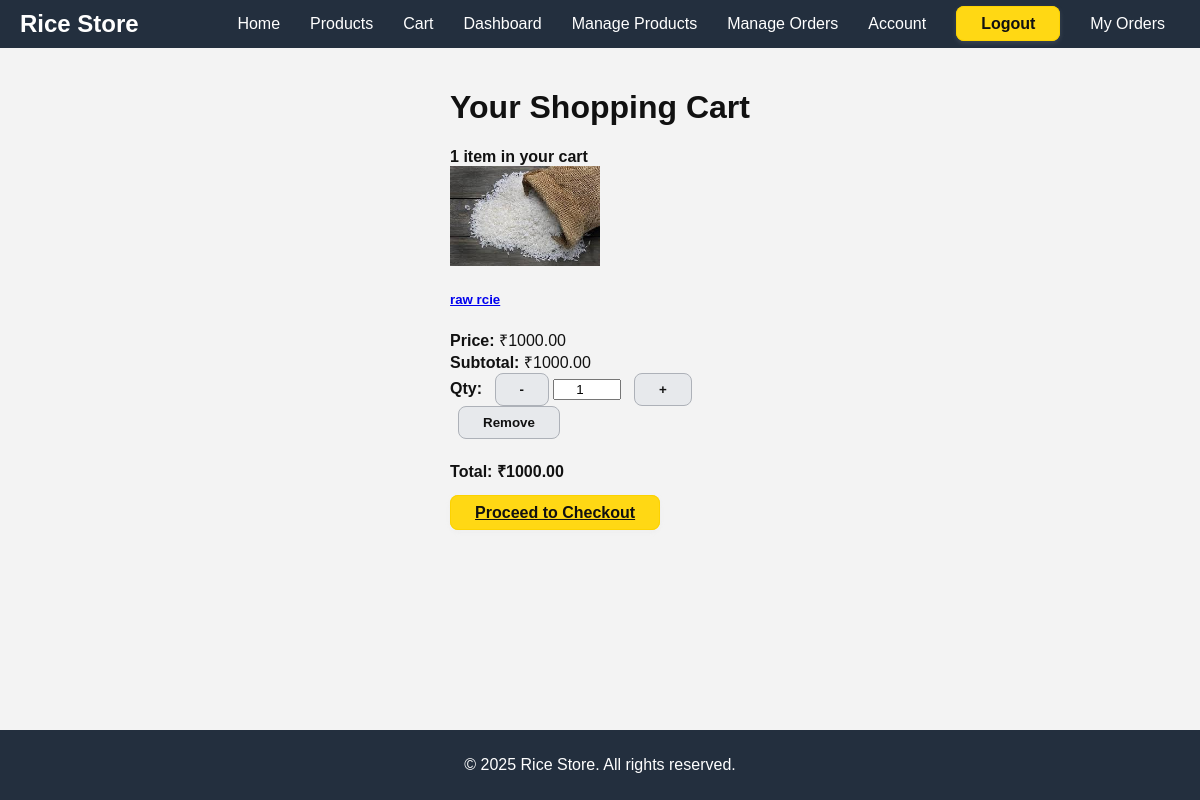
/cart (signed in), run on the app's committed database.
### main.py (models this page shows, shortened)
class CartItem(db.Model):
    id = db.Column(db.Integer, primary_key=True)
    user_id = db.Column(db.Integer, db.ForeignKey('user.id'), nullable=False)
    product_id = db.Column(db.Integer, db.ForeignKey('product.id'), nullable=False)
    quantity = db.Column(db.Integer, nullable=False, default=1)

class Product(db.Model):
    id = db.Column(db.Integer, primary_key=True)
    name = db.Column(db.String(100), nullable=False)
    description = db.Column(db.Text, nullable=False)
    price = db.Column(db.Float, nullable=False)
    stock = db.Column(db.Integer, nullable=False, default=0)
    image_file = db.Column(db.String(20), nullable=False, default='default_product.png')
    category = db.Column(db.String(50), nullable=True)  # e.g., Basmati, Sona Masuri, Brown Rice
    cart_item_rel = db.relationship('CartItem', backref='product', lazy=True)
    order_item_rel = db.relationship('OrderItem', backref='product', lazy=True)

### main.py (the view)
@app.route("/cart")
@login_required
def cart():
    cart_items = CartItem.query.filter_by(user_id=current_user.id).all()
    total_price = sum(item.product.price * item.quantity for item in cart_items if item.product)
    return render_template('cart.html', cart_items=cart_items, total_price=total_price)

### main.py (called while the page is built)
@login_manager.user_loader
def load_user(user_id):
    return User.query.get(int(user_id))

@app.context_processor
def inject_global_data():
    return dict(current_year=datetime.utcnow().year)

### templates/cart.html (shortened to what this page needs)
{% extends "base.html" %}
{% block content %}
<div class="container mt-4">
    <h1 class="mb-4">Your Shopping Cart</h1>
    {% if cart_items %}
        <div class="mb-3">
            <strong>
                {{ cart_items|length }} item{% if cart_items|length != 1 %}s{% endif %} in your cart
            </strong>
        </div>
        <div class="row g-4">
            {% for item in cart_items %}
            <div class="col-12">
                <div class="card flex-row align-items-center p-3 mb-3 shadow-sm" style="border-radius: 12px;">
                    <div class="me-4" style="width: 120px;">
                        <img src="{{ url_for('static', filename='product_pics/' + item.product.image_file) }}" alt="{{ item.product.name }}" class="img-fluid rounded" style="max-height: 100px; object-fit: contain;">
                    </div>
                    <div class="flex-grow-1">
                        <h5>
                            <a href="{{ url_for('product_detail', product_id=item.product.id) }}" class="text-decoration-none text-dark">
                                {{ item.product.name }}
                            </a>
                        </h5>
                        <div class="mb-1"><strong>Price:</strong> &#8377;{{ '%.2f' % item.product.price }}</div>
                        <div class="mb-1"><strong>Subtotal:</strong> &#8377;{{ '%.2f' % (item.product.price * item.quantity) }}</div>
                        <form action="{{ url_for('update_cart_item', item_id=item.id) }}" method="POST" class="d-inline-flex align-items-center quantity-form" onsubmit="return false;">
                            <label for="quantity{{ item.id }}" class="me-2 mb-0"><strong>Qty:</strong></label>
                            <button type="button" class="btn-amazon-secondary btn-sm" onclick="changeQuantityAndSubmit('quantity{{ item.id }}', -1, {{ item.product.stock }}, this)">-</button>
                            <input type="number" name="quantity" id="quantity{{ item.id }}" value="{{ item.quantity }}" min="1" max="{{ item.product.stock }}" class="form-control form-control-sm mx-2" style="width: 60px; text-align: center;">
                            <button type="button" class="btn-amazon-secondary btn-sm" onclick="changeQuantityAndSubmit('quantity{{ item.id }}', 1, {{ item.product.stock }}, this)">+</button>
                        </form>
                    </div>
                    <div class="ms-auto">
                        <form action="{{ url_for('remove_from_cart', item_id=item.id) }}" method="POST">
                            <button type="submit" class="btn-amazon-secondary btn-sm">Remove</button>
                        </form>
                    </div>
                </div>
            </div>
            {% endfor %}
        </div>
        <div class="card p-3 mt-4">
            <div class="d-flex justify-content-between align-items-center">
                <h4 class="mb-0">Total: <span class="text-success">&#8377;{{ '%.2f' % total_price }}</span></h4>
                <a href="{{ url_for('checkout_summary') }}" class="btn-amazon">Proceed to Checkout</a>
            </div>
        </div>
    {% else %}
        <div class="alert alert-info">Your cart is empty.</div>
    {% endif %}
</div>
{% endblock %}

### static/main.css (style rules this page uses)
body { margin: 0; padding: 0; display: flex; flex-direction: column; min-height: 100vh; font-family: Arial, sans-serif; background-color: #eaeded; color: #111; }
.btn-amazon { background-color: #ffd814; color: #111; border: 1px solid #fcd200; border-radius: 8px; font-weight: bold; padding: 8px 24px; box-shadow: 0 2px 5px rgba(213, 217, 217, 0.15); transition: background 0.2s, box-shadow 0.2s; }

### templates/base.html (style rules this page uses)
body { background-color: #f3f3f3; font-family: 'Amazon Ember', Arial, sans-serif; color: #111; }
.btn-amazon { background-color: #ffd814; color: #111; border: 1px solid #fcd200; border-radius: 8px; font-weight: bold; padding: 8px 24px; box-shadow: 0 2px 5px rgba(213, 217, 217, 0.15); transition: background 0.2s, box-shadow 0.2s; }
.btn-amazon-secondary { background-color: #e7e9ec; color: #111; border: 1px solid #adb1b8; border-radius: 8px; font-weight: bold; padding: 8px 24px; margin-left: 8px; transition: background 0.2s, box-shadow 0.2s; }

### data on the page
CartItem: image_file (picture), product.name "raw rcie", quantity "1"
Product: product.price "1000.00", item.product.price*item.quantity "1000.00"

### other printed values
{{ cart_items|length }} "1"
{{ '%.2f' % total_price }} "1000.00"
